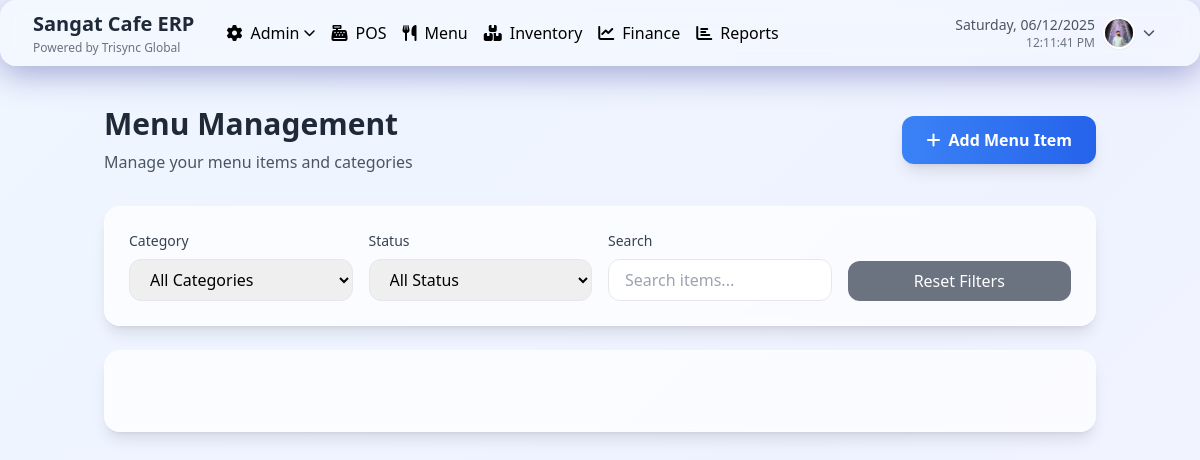
Screenshot of /menu/ (signed in) with the database file from the repository.
### app/models.py (models this page shows, shortened)
class SystemSetting(db.Model):
    __tablename__ = 'system_settings'
    id = db.Column(db.Integer, primary_key=True)
    business_id = db.Column(db.Integer, db.ForeignKey('businesses.id', ondelete='CASCADE'), nullable=True, index=True)  # MULTI-TENANT
    key = db.Column(db.String(100), nullable=False, index=True)  # Unique per business
    value = db.Column(db.Text)
    description = db.Column(db.String(255))
    updated_at = db.Column(db.DateTime, default=lambda: datetime.now(timezone.utc), onupdate=lambda: datetime.now(timezone.utc))
    @classmethod
    def get_setting(cls, key, default=None, business_id=None):
        if business_id is not None:
            setting = cls.query.filter_by(key=key, business_id=business_id).first()
        else:
            try:
                from flask_login import current_user
                if current_user.is_authenticated and hasattr(current_user, 'business_id') and current_user.business_id:
                    setting = cls.query.filter_by(key=key, business_id=current_user.business_id).first()
                else:
                    setting = cls.query.filter_by(key=key).first()
            except:
                setting = cls.query.filter_by(key=key).first()
        return setting.value if setting else default

class User(UserMixin, db.Model):
    __tablename__ = 'users'
    id = db.Column(db.Integer, primary_key=True)
    business_id = db.Column(db.Integer, db.ForeignKey('businesses.id', ondelete='CASCADE'), nullable=True, index=True)  # MULTI-TENANT
    employee_id = db.Column(db.String(10), nullable=True, index=True)  # Unique per business
    username = db.Column(db.String(80), nullable=False, index=True)  # Unique per business
    email = db.Column(db.String(120), nullable=False, index=True)  # Unique per business
    password_hash = db.Column(db.String(255), nullable=False)
    role = db.Column(db.String(20), nullable=False, default='viewer')
    is_owner = db.Column(db.Boolean, default=False, nullable=False)  # First user of business
    first_name = db.Column(db.String(50), nullable=False)
    last_name = db.Column(db.String(50), nullable=False)
    full_name = db.Column(db.String(100), nullable=False)
    department = db.Column(db.String(50))
    designation = db.Column(db.String(50))
    phone = db.Column(db.String(20))
    address = db.Column(db.Text)
    profile_picture = db.Column(db.String(255))
    is_protected = db.Column(db.Boolean, default=False, nullable=False)
    is_active = db.Column(db.Boolean, default=True, nullable=False)
    requires_password_change = db.Column(db.Boolean, default=True, nullable=False)
    verification_code = db.Column(db.String(20))  # For protected user verification
    failed_login_attempts = db.Column(db.Integer, default=0, nullable=False)
    account_locked_until = db.Column(db.DateTime, nullable=True)
    last_login = db.Column(db.DateTime, nullable=True)
    email_verified = db.Column(db.Boolean, default=False, nullable=False)
    email_verification_token = db.Column(db.String(100), nullable=True)
    google_id = db.Column(db.String(255), unique=True, nullable=True)
    oauth_provider = db.Column(db.String(50), nullable=True)  # 'google', 'facebook', etc.
    navigation_permissions = db.Column(db.Text)  # JSON array of allowed navigation items
    created_at = db.Column(db.DateTime, default=lambda: datetime.now(timezone.utc), nullable=False)
    def has_permission(self, permission):
        if self.role in ['admin', 'system_administrator']:
            return True
        if self.navigation_permissions:
            try:
                import json
                nav_perms = json.loads(self.navigation_permissions)
                for nav_perm in nav_perms:
                    if permission.startswith(nav_perm):
                        return True
            except (ValueError, TypeError, AttributeError):
                pass
    def get_navigation_permissions(self):
        if self.navigation_permissions:
            try:
                import json
                return json.loads(self.navigation_permissions)
            except (ValueError, TypeError, json.JSONDecodeError):
                return []
        return []
    def to_dict(self):
        return {
            'id': self.id,
            'employee_id': self.employee_id,
            'username': self.username,
            'email': self.email,
            'role': self.role,
            'first_name': self.first_name,
            'last_name': self.last_name,
            'full_name': self.full_name,
            'department': self.department,
            'designation': self.designation,
            'phone': self.phone,
            'address': self.address,
            'profile_picture': self.profile_picture,
            'is_protected': self.is_protected,
            'is_active': self.is_active,
            'requires_password_change': self.requires_password_change,
            'navigation_permissions': self.get_navigation_permissions(),
            'created_at': self.created_at.isoformat()
        }

### app/blueprints/menu.py (the view)
@bp.route('/')
@login_required
@require_permissions('menu.view')
def index():
    currency_code = get_system_currency(current_user.business_id)
    currency_symbol = get_currency_symbol(currency_code)
    return render_template('menu/index.html', currency_code=currency_code, currency_symbol=currency_symbol)

### app/models.py (called while the page is built, shortened)
    @classmethod
    def increment_metric(cls, metric_type, value=1):
        today = datetime.now(timezone.utc).date()
        metric = cls.query.filter_by(
            metric_type=metric_type,
            metric_date=today
        ).first()
        if metric:
            metric.metric_value += value
        db.session.commit()
        return metric

### app/utils/currency_utils.py (called while the page is built)
def get_currency_info(currency_code='PKR'):
    return CURRENCIES.get(currency_code.upper(), CURRENCIES['PKR'])

def get_system_currency(business_id=None):
    from app.models import SystemSetting
    return SystemSetting.get_setting('currency', 'PKR', business_id=business_id)

def get_currency_symbol(currency_code=None):
    if currency_code is None:
        currency_code = get_system_currency()
    currency_info = get_currency_info(currency_code)
    return currency_info['symbol']

### app/templates/menu/index.html (shortened to what this page needs)
{% extends "base.html" %}
{% block content %}
<div class="min-h-screen bg-gradient-to-br from-blue-50 via-indigo-50 to-purple-50">
    <div class="container mx-auto px-4 py-6">
        <div class="flex items-center justify-between mb-8">
            <div>
                <h1 class="text-3xl font-bold text-gray-800">Menu Management</h1>
                <p class="text-gray-600 mt-2">Manage your menu items and categories</p>
            </div>
            <button id="addItemBtn" class="bg-gradient-to-r from-blue-500 to-blue-600 text-white px-6 py-3 rounded-xl font-semibold hover:from-blue-600 hover:to-blue-700 transition-all duration-300 shadow-lg hover:shadow-xl">
                <i class="fas fa-plus mr-2"></i>Add Menu Item
            </button>
        </div>
        <div class="bg-white/70 backdrop-blur-sm rounded-2xl border border-white/40 shadow-lg p-6 mb-6">
            <div class="grid grid-cols-1 md:grid-cols-4 gap-4">
                <div>
                    <label class="block text-sm font-medium text-gray-700 mb-2">Category</label>
                    <select id="categoryFilter" class="w-full px-4 py-2 border border-gray-200 rounded-xl focus:ring-2 focus:ring-blue-500 focus:border-transparent">
                        <option value="">All Categories</option>
                    </select>
                </div>
                <div>
                    <label class="block text-sm font-medium text-gray-700 mb-2">Status</label>
                    <select id="statusFilter" class="w-full px-4 py-2 border border-gray-200 rounded-xl focus:ring-2 focus:ring-blue-500 focus:border-transparent">
                        <option value="">All Status</option>
                    </select>
                </div>
                <div>
                    <label class="block text-sm font-medium text-gray-700 mb-2">Search</label>
                    <input type="text" id="searchInput" placeholder="Search items..." class="w-full px-4 py-2 border border-gray-200 rounded-xl focus:ring-2 focus:ring-blue-500 focus:border-transparent">
                </div>
                <div class="flex items-end">
                    <button id="resetFilters" class="w-full bg-gray-500 text-white px-4 py-2 rounded-xl hover:bg-gray-600 transition-colors">
                        Reset Filters
                    </button>
                </div>
            </div>
        </div>
        <div class="bg-white/70 backdrop-blur-sm rounded-2xl border border-white/40 shadow-lg p-6">
        </div>
    </div>
</div>
{% endblock %}

### app/templates/base.html (shortened to what this page needs)
<!DOCTYPE html>
<html lang="en">
<head>
    <script src="https://cdn.tailwindcss.com"></script>
    <link rel="stylesheet" href="https://cdnjs.cloudflare.com/ajax/libs/font-awesome/6.4.0/css/all.min.css">
    <link rel="stylesheet" href="{{ url_for('static', filename='css/luxury-styles.css') }}">
</head>
<body class="bg-gradient-to-br from-blue-50 via-indigo-50 to-purple-50 min-h-screen">
    {% if current_user.is_authenticated %}
    <nav class="glass-card border-b border-white/10 sticky top-0 z-50">
        <div class="max-w-7xl mx-auto px-4 sm:px-6 lg:px-8">
            <div class="flex justify-between h-16">
                <div class="flex items-center space-x-8">
                    <div class="flex-shrink-0">
                        <a href="{{ url_for('dashboard.index') }}" class="cursor-pointer">
                            <div class="flex flex-col">
                                <span class="text-xl font-bold text-gray-800 hover:text-gray-600 transition-colors duration-200">
                                    {{ get_setting('restaurant_name', 'My Business') }}
                                </span>
                                <p class="text-xs text-gray-500 hover:text-gray-600 transition-colors duration-200 mt-0.5">
                                    Powered by Trisync Global
                                </p>
                            </div>
                        </a>
                    </div>
                    <div class="hidden md:flex md:space-x-4">
                        {% set nav_permissions = current_user.get_navigation_permissions() %}
                        {% if current_user.has_permission('admin.view') and ('admin' in nav_permissions or not nav_permissions) %}
                        <div class="relative group" onmouseenter="showDropdown('adminDropdown')" onmouseleave="hideDropdown('adminDropdown')">
                            <button class="nav-link {% if request.endpoint and request.endpoint.startswith('admin.') %}active{% endif %} flex items-center relative overflow-hidden group/btn"
                                    onclick="toggleDropdown('adminDropdown')">
                                <span class="relative z-10 flex items-center">
                                    <i class="fas fa-cog mr-2 transition-transform duration-300 group-hover/btn:rotate-90"></i>Admin
                                    <i class="fas fa-chevron-down ml-1 text-xs transition-transform duration-300 group-hover:rotate-180"></i>
                                </span>
                            </button>
                        </div>
                        {% endif %}
                        {% if current_user.has_permission('pos.view') and ('pos' in nav_permissions or not nav_permissions) %}
                        <a href="{{ url_for('pos.index') }}"
                           class="nav-link {% if request.endpoint == 'pos.index' %}active{% endif %}">
                            <i class="fas fa-cash-register mr-2"></i>POS
                        </a>
                        {% endif %}
                        {% if current_user.has_permission('menu.view') and ('menu' in nav_permissions or not nav_permissions) %}
                        <a href="{{ url_for('menu.index') }}"
                           class="nav-link {% if request.endpoint == 'menu.index' %}active{% endif %}">
                            <i class="fas fa-utensils mr-2"></i>Menu
                        </a>
                        {% endif %}
                        {% if current_user.has_permission('inventory.view') and ('inventory' in nav_permissions or not nav_permissions) %}
                        <a href="{{ url_for('inventory.index') }}"
                           class="nav-link {% if request.endpoint == 'inventory.index' %}active{% endif %}">
                            <i class="fas fa-boxes mr-2"></i>Inventory
                        </a>
                        {% endif %}
                        {% if current_user.has_permission('finance.view') and ('finance' in nav_permissions or not nav_permissions) %}
                        <a href="{{ url_for('finance.index') }}"
                           class="nav-link {% if request.endpoint == 'finance.index' %}active{% endif %}">
                            <i class="fas fa-chart-line mr-2"></i>Finance
                        </a>
                        {% endif %}
                        {% if current_user.has_permission('reports.view') and ('reports' in nav_permissions or not nav_permissions) %}
                        <a href="{{ url_for('reports.index') }}"
                           class="nav-link {% if request.endpoint == 'reports.index' %}active{% endif %}">
                            <i class="fas fa-chart-bar mr-2"></i>Reports
                        </a>
                        {% endif %}
                    </div>
                </div>
                <div class="flex items-center">
                    <div class="relative group" onmouseenter="showDropdown('userDropdown')" onmouseleave="hideDropdown('userDropdown')">
                        <button class="flex items-center space-x-2 text-gray-600 hover:text-gray-800 transition-all duration-300 group/btn relative overflow-hidden px-3 py-2 rounded-lg"
                                onclick="toggleDropdown('userDropdown')">
                            <div class="flex flex-col text-right relative z-10">
                                <span class="text-sm font-medium header-date transition-colors duration-300 group-hover/btn:text-indigo-600">Loading...</span>
                                <span class="text-xs text-gray-500 header-time transition-colors duration-300 group-hover/btn:text-indigo-500">Loading...</span>
                            </div>
                            {% if current_user.profile_picture %}
                            <img src="{{ current_user.profile_picture }}"
                                 alt="Profile" class="w-8 h-8 rounded-full object-cover border-2 border-white shadow-sm relative z-10 transition-all duration-300 group-hover/btn:border-indigo-400 group-hover/btn:scale-110 group-hover/btn:shadow-lg">
                            {% else %}
                            <i class="fas fa-user-circle text-xl relative z-10 transition-all duration-300 group-hover/btn:text-indigo-600 group-hover/btn:scale-110"></i>
                            {% endif %}
                            <i class="fas fa-chevron-down text-xs transition-all duration-300 group-hover:rotate-180 relative z-10 group-hover/btn:text-indigo-600"></i>
                        </button>
                    </div>
                </div>
            </div>
        </div>
    </nav>
    {% endif %}
    <main class="{% if current_user.is_authenticated %}pt-4{% endif %}">
        {% block content %}{% endblock %}
    </main>
</body>
</html>

### app/static/css/luxury-styles.css (style rules this page uses)
.glass-card { background: rgba(255, 255, 255, 0.25); backdrop-filter: blur(10px); -webkit-backdrop-filter: blur(10px); border: 1px solid rgba(255, 255, 255, 0.18); box-shadow: 0 8px 32px 0 rgba(31, 38, 135, 0.37); border-radius: 16px; }
.nav-link { @apply px-4 py-2 rounded-lg text-gray-700 hover:text-indigo-600 hover:bg-white/20 transition-all duration-300 font-medium; }
.nav-link.active { @apply bg-gradient-to-r from-indigo-500/20 to-purple-500/20 text-indigo-700 border border-indigo-200/50; }

### rows the page displays
SystemSetting: value "Sangat Cafe ERP"
User: profile_picture (picture)
